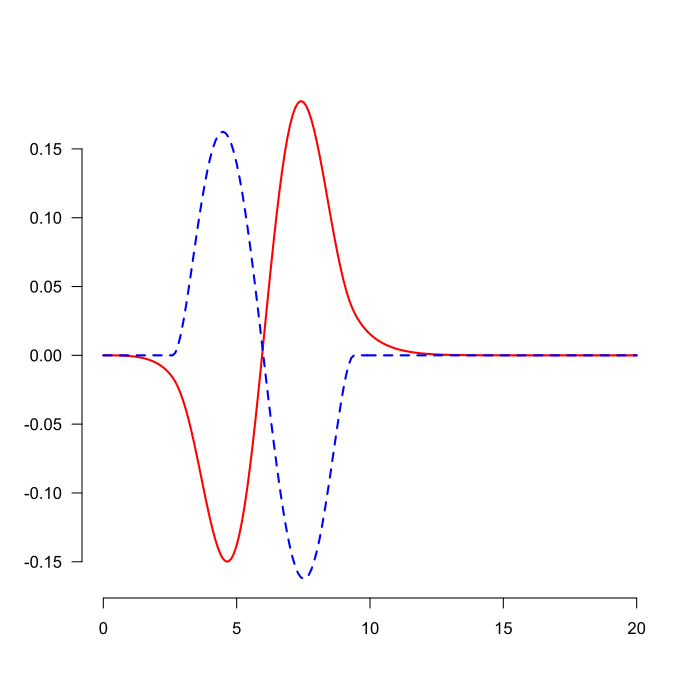

The script that drew this image:
### R-code for phi
### Piet Groeneboom


   B<-read.table("phi.txt")
   x1<-B[,1]
   y1<-B[,2]
   y2<-B[,3]
   a1<-min(x1)
   b1<-max(x1)
   a2<-min(y1,y2)
   b2<-max(y1,y2)
   plot(c(-10000,-10000),xlim=c(0,20), ylim=c(a2,b2), main= "", ylab="",xlab="",bty="n",las=1)
   lines(x1, y1,lwd=2,col="red")
   lines(x1, y2,lwd=2,col="blue",lty=2)


  
